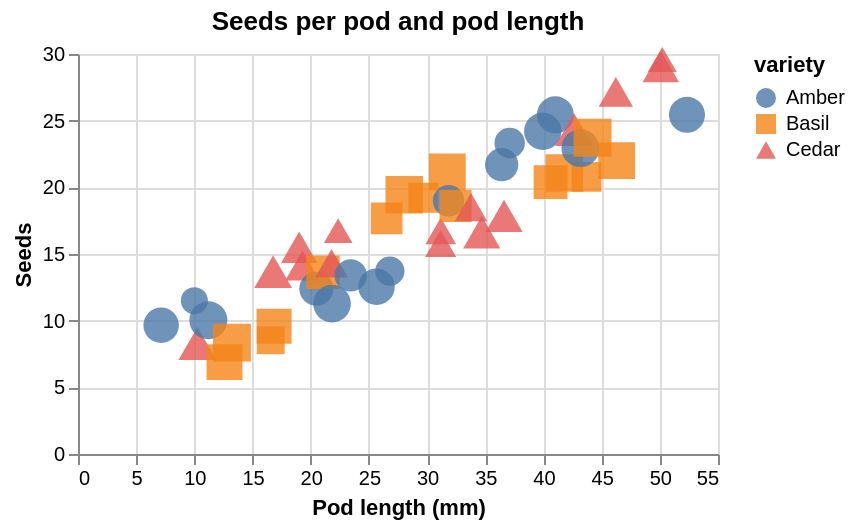

Write a Vega-Lite specification for this figure.
### Vega-Lite specification from a JSON file in a GitHub repository (floating-point values rounded to 4 significant figures)
{"$schema": "https://vega.github.io/schema/vega-lite/v6.json", "description": "A scatter plot of invented seed counts: three varieties, size by weight (no size legend), shape by variety.", "title": "Seeds per pod and pod length", "width": 320, "height": 200, "data": {"sequence": {"start": 0, "stop": 45, "as": "i"}}, "transform": [{"calculate": "10 + datum.i * 0.9 + 6 * sin(datum.i * 1.7)", "as": "length"}, {"calculate": "4 + datum.length * 0.45 + 3 * cos(datum.i * 2.3)", "as": "seeds"}, {"calculate": "['Amber', 'Basil', 'Cedar'][datum.i % 3]", "as": "variety"}, {"calculate": "1 + abs(sin(datum.i * 0.77))", "as": "weight"}], "mark": {"type": "point", "filled": true, "opacity": 0.8}, "encoding": {"x": {"field": "length", "type": "quantitative", "title": "Pod length (mm)"}, "y": {"field": "seeds", "type": "quantitative", "title": "Seeds"}, "color": {"field": "variety", "type": "nominal"}, "shape": {"field": "variety", "type": "nominal"}, "size": {"field": "weight", "type": "quantitative", "legend": null}}}
